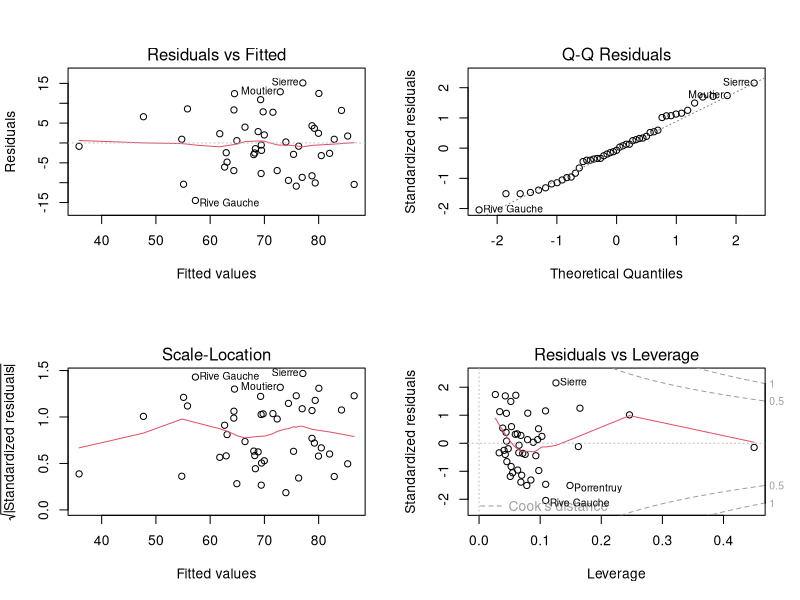
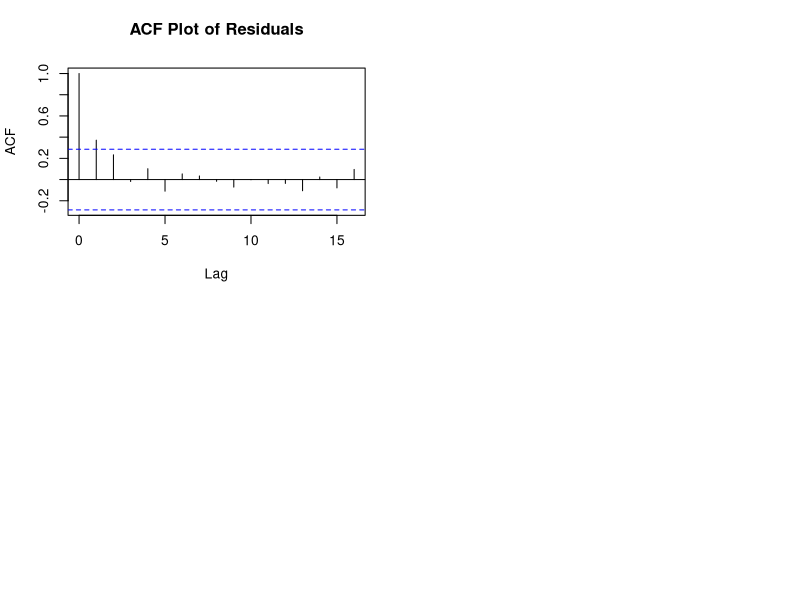

Recreate these plots in R, in order.
## ---- chunk 1
library(datasets)
library(GGally)
Data<-swiss
## ---- chunk 2
result.full<-lm(Fertility~.,data=Data)
result.reduced<-lm(Fertility ~ Education + Catholic + Infant.Mortality, data = Data)
## ---- chunk 3
anova(result.reduced,result.full)
## ---- chunk 4
(1-pf(3.0138,2,(47-7))) 
qf(1-(0.05/2),2,(47-7))
## ---- chunk 5
par(mfrow=c(2,2))
plot(result.reduced)
acf(result.reduced$residuals, main="ACF Plot of Residuals")
## ---- chunk 6
# This critical value is incorrect. This is a one sided test and I computed it as a two sided test. This should have been qt(1-0.05,(113-6))
qt(1-(0.05/2),113-6)
## ---- chunk 7
# This critical value is incorrect. The partial F test is a one sided test and I computed it as a two sided test. This should have been qf(1-0.05,3,(113-6))
qf(1-(0.05/2),3,(113-6))
(1-pf(1.7814,3,(113-6))) 
## ---- chunk 8
# This critical value is incorrect. The partial F test is a one sided test and I computed it as a two sided test. This should have been qf(1-0.05,2,(113-6))
qf(0.975,2,(113-5))
1-pf(2.6820,2,(113-5))
